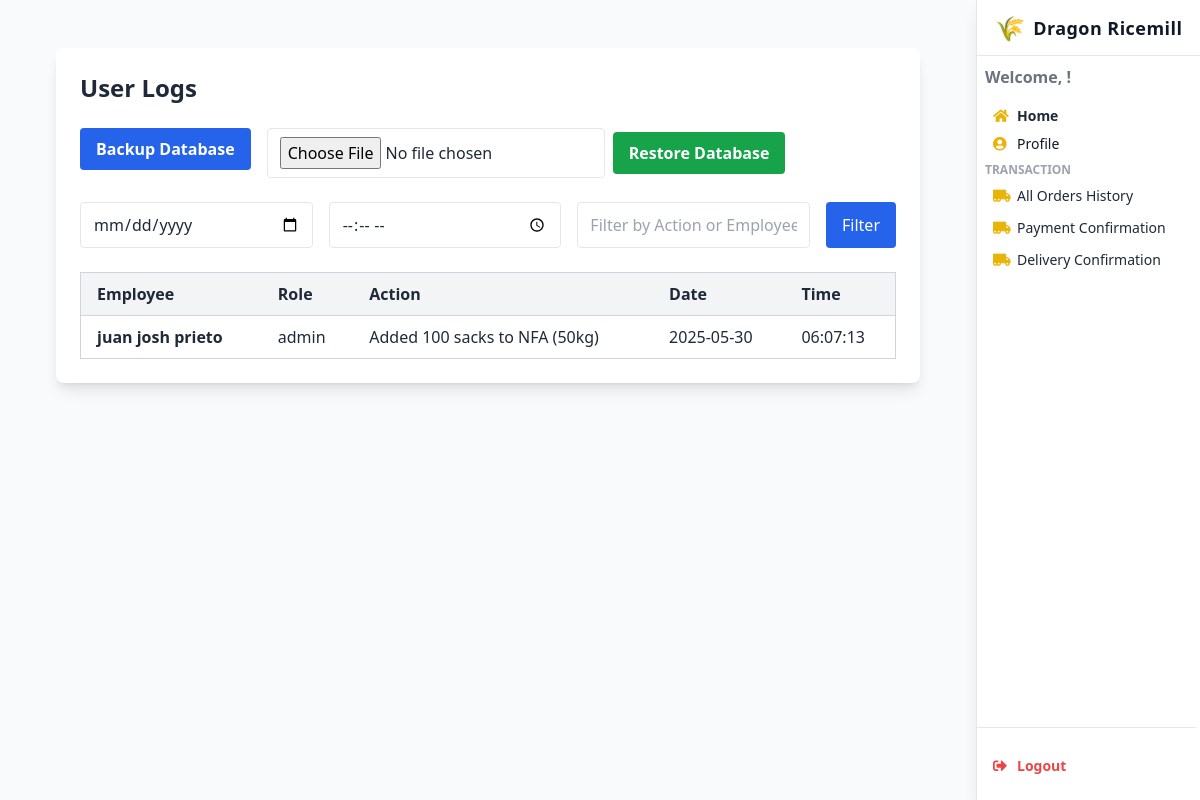
The page /logs/ on the database as committed earlier.
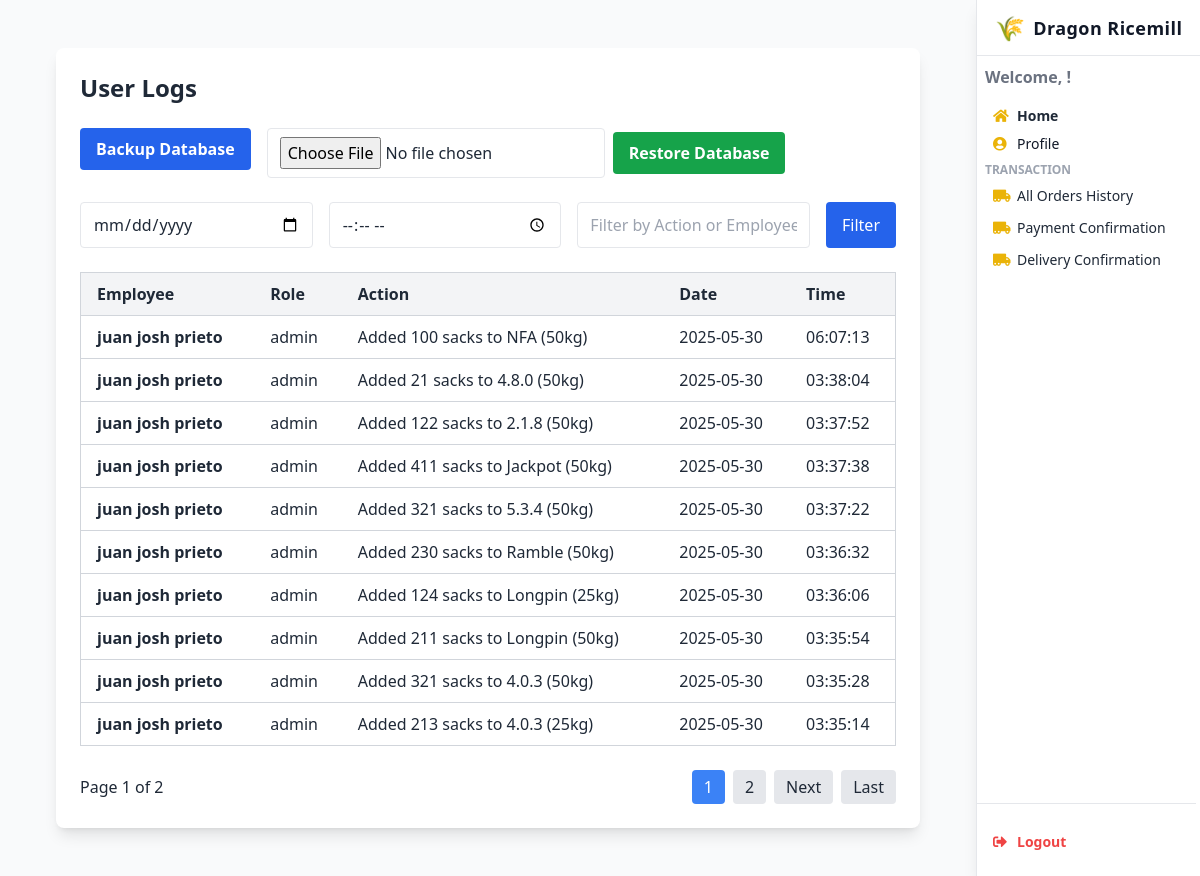
The same page on the database as committed later.
### webapp/models.py (models this page shows)
class UserLog(models.Model):
    employee = models.ForeignKey('Employee', on_delete=models.CASCADE, db_column='employee_id')
    action_type = models.CharField(max_length=255)
    timestamp = models.DateTimeField(auto_now_add=True)
    class Meta:
        db_table = 'user_logs'

### webapp/views.py (the view, shortened to what this page needs)
# urls.py: path('logs/', views.user_logs, name='logs'),
def user_logs(request):
    filter_date = request.GET.get('date')
    filter_time = request.GET.get('time')
    filter_action = request.GET.get('action', '').lower()
    with connection.cursor() as cursor:
        cursor.execute("""
            SELECT ul.id, ul.action_type, ul.timestamp,
                   CONCAT(e.FirstName, ' ', COALESCE(e.MiddleName, ''), ' ', e.LastName, ' ', COALESCE(e.Suffix, '')) AS employee_name,
                   e.Role
            FROM user_logs ul
            JOIN employee e ON ul.employee_id = e.EmployeeID
            ORDER BY ul.timestamp DESC
        """)
        logs = cursor.fetchall()
    log_entries = []
    for log in logs:
        timestamp = log[2]
        if isinstance(timestamp, datetime):
            date_str = timestamp.strftime("%Y-%m-%d")
            time_str = timestamp.strftime("%H:%M:%S")
        else:
            date_str = ''
            time_str = ''
        log_entries.append({
            'id': log[0],
            'details': log[1],
            'date': date_str,
            'time': time_str,
            'employee_name': log[3].strip(),
            'role': log[4] or 'N/A',
        })
    if filter_date:
        log_entries = [log for log in log_entries if log['date'] == filter_date]
    if filter_time:
        log_entries = [log for log in log_entries if log['time'] == filter_time]
    if filter_action:
        log_entries = [log for log in log_entries if filter_action in log['details'].lower() or filter_action in log['employee_name'].lower() or filter_action in log['role'].lower()]
    paginator = Paginator(log_entries, 10)
    page_number = request.GET.get('page')
    page_obj = paginator.get_page(page_number)
    return render(request, 'logs.html', {
        'logs': page_obj,
        'page_obj': page_obj,
    })

### webapp/templates/logs.html (shortened to what the changed rows need)
{% load humanize %}
<!DOCTYPE html>
<html lang="en">
<head>
  <script src="https://cdn.tailwindcss.com"></script>
  <link href="https://cdnjs.cloudflare.com/ajax/libs/font-awesome/5.15.3/css/all.min.css" rel="stylesheet" />
</head>
<body class="bg-gray-100 text-gray-800 min-h-screen font-sans leading-relaxed overflow-x-hidden">
<div class="mr-56 min-h-screen bg-gray-50">
  <main class="max-w-screen-xl mx-auto px-4 py-6 sm:px-6 lg:px-8">
    <main class="p-6">
      <div class="bg-white p-6 rounded-lg shadow-lg max-w-full">
        <h1 class="text-2xl font-bold mb-6">User Logs</h1>
<div class="overflow-x-auto">
  <table class="min-w-full table-auto border border-gray-300">
    <thead class="bg-gray-100">
      <tr>
        <th class="py-2 px-4 border-b border-gray-300 text-left">Employee</th>
        <th class="py-2 px-4 border-b border-gray-300 text-left">Role</th>
        <th class="py-2 px-4 border-b border-gray-300 text-left">Action</th>
        <th class="py-2 px-4 border-b border-gray-300 text-left">Date</th>
        <th class="py-2 px-4 border-b border-gray-300 text-left">Time</th>
      </tr>
    </thead>
    <tbody>
      {% for log in logs %}
        <tr class="log-row"
            data-date="{{ log.date }}"
            data-time="{{ log.time }}"
            data-action="{{ log.details|lower }}"
            data-employee="{{ log.employee_name|lower }}"
            data-role="{{ log.role|lower }}">
          <td class="py-2 px-4 border-b border-gray-300 font-semibold">{{ log.employee_name }}</td>
          <td class="py-2 px-4 border-b border-gray-300">{{ log.role }}</td>
          <td class="py-2 px-4 border-b border-gray-300">{{ log.details }}</td>
          <td class="py-2 px-4 border-b border-gray-300">{{ log.date }}</td>
          <td class="py-2 px-4 border-b border-gray-300">{{ log.time }}</td>
        </tr>
      {% empty %}
        <tr>
          <td colspan="5" class="py-4 text-center text-gray-500">No logs found.</td>
        </tr>
      {% endfor %}
    </tbody>
  </table>
</div>
        {% if page_obj.has_other_pages %}
        <div class="flex justify-between items-center mt-6">
          <div>
            Page {{ page_obj.number }} of {{ page_obj.paginator.num_pages }}
          </div>
          <div class="flex space-x-2">
            {% for num in page_obj.paginator.page_range %}
              {% if num == page_obj.number %}
                <span class="px-3 py-1 bg-blue-500 text-white rounded">{{ num }}</span>
              {% elif num > page_obj.number|add:'-3' and num < page_obj.number|add:'3' %}
                <a href="?page={{ num }}" class="px-3 py-1 bg-gray-200 rounded hover:bg-gray-300">{{ num }}</a>
              {% endif %}
            {% endfor %}
            {% if page_obj.has_next %}
              <a href="?page={{ page_obj.next_page_number }}" class="px-3 py-1 bg-gray-200 rounded hover:bg-gray-300">Next</a>
              <a href="?page={{ page_obj.paginator.num_pages }}" class="px-3 py-1 bg-gray-200 rounded hover:bg-gray-300">Last</a>
            {% endif %}
          </div>
        </div>
        {% endif %}
      </div>
    </main>
  </main>
</div>
</body>
</html>

Rows that differ between the two databases and show on the page:
added UserLog: employee_name "juan josh prieto", role "admin", details "Added 21 sacks to 4.8.0 (50kg)", date "2025-05-30", time "03:38:04"
added UserLog: employee_name "juan josh prieto", role "admin", details "Added 122 sacks to 2.1.8 (50kg)", date "2025-05-30", time "03:37:52"
added UserLog: employee_name "juan josh prieto", role "admin", details "Added 411 sacks to Jackpot (50kg)", date "2025-05-30", time "03:37:38"
added UserLog: employee_name "juan josh prieto", role "admin", details "Added 321 sacks to 5.3.4 (50kg)", date "2025-05-30", time "03:37:22"
added UserLog: employee_name "juan josh prieto", role "admin", details "Added 230 sacks to Ramble (50kg)", date "2025-05-30", time "03:36:32"
added UserLog: employee_name "juan josh prieto", role "admin", details "Added 124 sacks to Longpin (25kg)", date "2025-05-30", time "03:36:06"
added UserLog: employee_name "juan josh prieto", role "admin", details "Added 211 sacks to Longpin (50kg)", date "2025-05-30", time "03:35:54"
added UserLog: employee_name "juan josh prieto", role "admin", details "Added 321 sacks to 4.0.3 (50kg)", date "2025-05-30", time "03:35:28"
added UserLog: employee_name "juan josh prieto", role "admin", details "Added 213 sacks to 4.0.3 (25kg)", date "2025-05-30", time "03:35:14"
Other text that changed with them:
{{ page_obj.number }}: (not shown) → "1"
{{ page_obj.paginator.num_pages }}: (not shown) → "2"
text now shown: "Page of Next Last"
new list line: "1"
new list line: "2"
